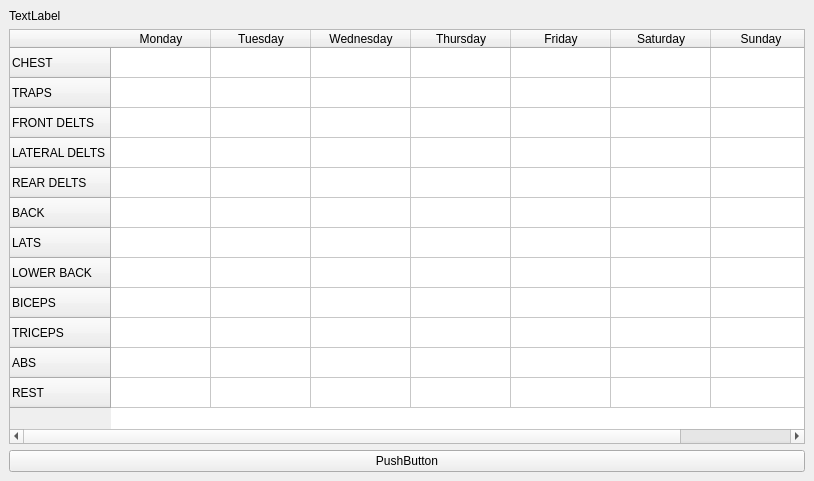
<?xml version="1.0" encoding="UTF-8"?>
<ui version="4.0">
 <class>MainWindow</class>
 <widget class="QMainWindow" name="MainWindow">
  <property name="geometry">
   <rect>
    <x>0</x>
    <y>0</y>
    <width>814</width>
    <height>481</height>
   </rect>
  </property>
  <property name="minimumSize">
   <size>
    <width>814</width>
    <height>481</height>
   </size>
  </property>
  <property name="windowTitle">
   <string>MainWindow</string>
  </property>
  <widget class="QWidget" name="centralwidget">
   <layout class="QGridLayout" name="gridLayout">
    <item row="2" column="0">
     <widget class="QPushButton" name="pushButton">
      <property name="text">
       <string>PushButton</string>
      </property>
     </widget>
    </item>
    <item row="0" column="0">
     <layout class="QHBoxLayout" name="horizontalLayout">
      <item>
       <layout class="QHBoxLayout" name="horizontalLayout_2">
        <item>
         <widget class="QLabel" name="label">
          <property name="text">
           <string>TextLabel</string>
          </property>
         </widget>
        </item>
       </layout>
      </item>
      <item>
       <layout class="QHBoxLayout" name="chartView"/>
      </item>
     </layout>
    </item>
    <item row="1" column="0">
     <layout class="QHBoxLayout" name="horizontalLayout_3">
      <item>
       <layout class="QVBoxLayout" name="verticalLayout_3">
        <item>
         <widget class="QTableWidget" name="tableWidget">
          <property name="sizeAdjustPolicy">
           <enum>QAbstractScrollArea::AdjustToContents</enum>
          </property>
          <property name="editTriggers">
           <set>QAbstractItemView::AnyKeyPressed|QAbstractItemView::EditKeyPressed</set>
          </property>
          <property name="selectionMode">
           <enum>QAbstractItemView::SingleSelection</enum>
          </property>
          <attribute name="horizontalHeaderCascadingSectionResizes">
           <bool>false</bool>
          </attribute>
          <row>
           <property name="text">
            <string>CHEST</string>
           </property>
          </row>
          <row>
           <property name="text">
            <string>TRAPS</string>
           </property>
          </row>
          <row>
           <property name="text">
            <string>FRONT DELTS</string>
           </property>
          </row>
          <row>
           <property name="text">
            <string>LATERAL DELTS</string>
           </property>
          </row>
          <row>
           <property name="text">
            <string>REAR DELTS</string>
           </property>
          </row>
          <row>
           <property name="text">
            <string>BACK</string>
           </property>
          </row>
          <row>
           <property name="text">
            <string>LATS</string>
           </property>
          </row>
          <row>
           <property name="text">
            <string>LOWER BACK</string>
           </property>
          </row>
          <row>
           <property name="text">
            <string>BICEPS</string>
           </property>
          </row>
          <row>
           <property name="text">
            <string>TRICEPS</string>
           </property>
          </row>
          <row>
           <property name="text">
            <string>ABS</string>
           </property>
          </row>
          <row>
           <property name="text">
            <string>REST</string>
           </property>
          </row>
          <column>
           <property name="text">
            <string>Monday</string>
           </property>
          </column>
          <column>
           <property name="text">
            <string>Tuesday</string>
           </property>
          </column>
          <column>
           <property name="text">
            <string>Wednesday</string>
           </property>
          </column>
          <column>
           <property name="text">
            <string>Thursday</string>
           </property>
          </column>
          <column>
           <property name="text">
            <string>Friday</string>
           </property>
          </column>
          <column>
           <property name="text">
            <string>Saturday</string>
           </property>
          </column>
          <column>
           <property name="text">
            <string>Sunday</string>
           </property>
          </column>
         </widget>
        </item>
       </layout>
      </item>
     </layout>
    </item>
   </layout>
  </widget>
  <widget class="QMenuBar" name="menubar">
   <property name="geometry">
    <rect>
     <x>0</x>
     <y>0</y>
     <width>814</width>
     <height>21</height>
    </rect>
   </property>
  </widget>
 </widget>
 <resources/>
 <connections/>
</ui>
